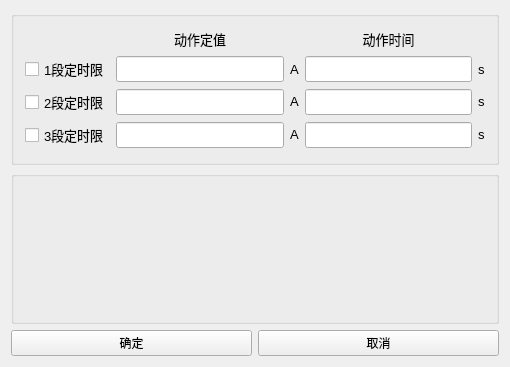
<?xml version="1.0" encoding="UTF-8"?>
<ui version="4.0">
 <class>QCharInverseSet</class>
 <widget class="QWidget" name="QCharInverseSet">
  <property name="geometry">
   <rect>
    <x>0</x>
    <y>0</y>
    <width>510</width>
    <height>367</height>
   </rect>
  </property>
  <property name="windowTitle">
   <string>QCharInverseSet</string>
  </property>
  <layout class="QVBoxLayout" name="verticalLayout">
   <item>
    <widget class="QGroupBox" name="groupBox_3">
     <property name="title">
      <string/>
     </property>
     <layout class="QGridLayout" name="_2">
      <item row="0" column="1">
       <widget class="QLabel" name="label_26">
        <property name="sizePolicy">
         <sizepolicy hsizetype="Minimum" vsizetype="Maximum">
          <horstretch>0</horstretch>
          <verstretch>0</verstretch>
         </sizepolicy>
        </property>
        <property name="font">
         <font>
          <family>Microsoft YaHei UI</family>
          <pointsize>10</pointsize>
         </font>
        </property>
        <property name="text">
         <string>动作定值</string>
        </property>
        <property name="alignment">
         <set>Qt::AlignCenter</set>
        </property>
       </widget>
      </item>
      <item row="2" column="1">
       <widget class="QLineEdit" name="lineEdit_VSet1">
        <property name="maximumSize">
         <size>
          <width>16777215</width>
          <height>16777215</height>
         </size>
        </property>
        <property name="font">
         <font>
          <family>微软雅黑</family>
          <pointsize>10</pointsize>
         </font>
        </property>
       </widget>
      </item>
      <item row="3" column="2">
       <widget class="QLabel" name="label_34">
        <property name="sizePolicy">
         <sizepolicy hsizetype="Maximum" vsizetype="Maximum">
          <horstretch>0</horstretch>
          <verstretch>0</verstretch>
         </sizepolicy>
        </property>
        <property name="font">
         <font>
          <family>Microsoft YaHei UI</family>
          <pointsize>10</pointsize>
         </font>
        </property>
        <property name="text">
         <string>A</string>
        </property>
       </widget>
      </item>
      <item row="3" column="4">
       <widget class="QLabel" name="label_35">
        <property name="sizePolicy">
         <sizepolicy hsizetype="Maximum" vsizetype="Maximum">
          <horstretch>0</horstretch>
          <verstretch>0</verstretch>
         </sizepolicy>
        </property>
        <property name="font">
         <font>
          <family>Microsoft YaHei UI</family>
          <pointsize>10</pointsize>
         </font>
        </property>
        <property name="text">
         <string>s</string>
        </property>
       </widget>
      </item>
      <item row="3" column="3">
       <widget class="QLineEdit" name="lineEdit_TSet2">
        <property name="maximumSize">
         <size>
          <width>16777215</width>
          <height>16777215</height>
         </size>
        </property>
        <property name="font">
         <font>
          <family>微软雅黑</family>
          <pointsize>10</pointsize>
         </font>
        </property>
       </widget>
      </item>
      <item row="2" column="2">
       <widget class="QLabel" name="label_30">
        <property name="font">
         <font>
          <family>Microsoft YaHei UI</family>
          <pointsize>10</pointsize>
         </font>
        </property>
        <property name="text">
         <string>A</string>
        </property>
       </widget>
      </item>
      <item row="4" column="0">
       <widget class="QCheckBox" name="checkBox_Set3">
        <property name="font">
         <font>
          <family>Microsoft YaHei UI</family>
          <pointsize>10</pointsize>
         </font>
        </property>
        <property name="text">
         <string>3段定时限</string>
        </property>
       </widget>
      </item>
      <item row="4" column="3">
       <widget class="QLineEdit" name="lineEdit_TSet3">
        <property name="maximumSize">
         <size>
          <width>16777215</width>
          <height>16777215</height>
         </size>
        </property>
        <property name="font">
         <font>
          <family>微软雅黑</family>
          <pointsize>10</pointsize>
         </font>
        </property>
       </widget>
      </item>
      <item row="3" column="0">
       <widget class="QCheckBox" name="checkBox_Set2">
        <property name="font">
         <font>
          <family>Microsoft YaHei UI</family>
          <pointsize>10</pointsize>
         </font>
        </property>
        <property name="text">
         <string>2段定时限</string>
        </property>
       </widget>
      </item>
      <item row="0" column="3">
       <widget class="QLabel" name="label_27">
        <property name="font">
         <font>
          <family>Microsoft YaHei UI</family>
          <pointsize>10</pointsize>
         </font>
        </property>
        <property name="text">
         <string>动作时间</string>
        </property>
        <property name="alignment">
         <set>Qt::AlignCenter</set>
        </property>
       </widget>
      </item>
      <item row="2" column="4">
       <widget class="QLabel" name="label_31">
        <property name="font">
         <font>
          <family>Microsoft YaHei UI</family>
          <pointsize>10</pointsize>
         </font>
        </property>
        <property name="text">
         <string>s</string>
        </property>
       </widget>
      </item>
      <item row="4" column="1">
       <widget class="QLineEdit" name="lineEdit_VSet3">
        <property name="maximumSize">
         <size>
          <width>16777215</width>
          <height>16777215</height>
         </size>
        </property>
        <property name="font">
         <font>
          <family>微软雅黑</family>
          <pointsize>10</pointsize>
         </font>
        </property>
       </widget>
      </item>
      <item row="3" column="1">
       <widget class="QLineEdit" name="lineEdit_VSet2">
        <property name="maximumSize">
         <size>
          <width>16777215</width>
          <height>16777215</height>
         </size>
        </property>
        <property name="font">
         <font>
          <family>微软雅黑</family>
          <pointsize>10</pointsize>
         </font>
        </property>
       </widget>
      </item>
      <item row="4" column="2">
       <widget class="QLabel" name="label_38">
        <property name="sizePolicy">
         <sizepolicy hsizetype="Maximum" vsizetype="Maximum">
          <horstretch>0</horstretch>
          <verstretch>0</verstretch>
         </sizepolicy>
        </property>
        <property name="font">
         <font>
          <family>Microsoft YaHei UI</family>
          <pointsize>10</pointsize>
         </font>
        </property>
        <property name="text">
         <string>A</string>
        </property>
       </widget>
      </item>
      <item row="4" column="4">
       <widget class="QLabel" name="label_39">
        <property name="sizePolicy">
         <sizepolicy hsizetype="Maximum" vsizetype="Maximum">
          <horstretch>0</horstretch>
          <verstretch>0</verstretch>
         </sizepolicy>
        </property>
        <property name="font">
         <font>
          <family>Microsoft YaHei UI</family>
          <pointsize>10</pointsize>
         </font>
        </property>
        <property name="text">
         <string>s</string>
        </property>
       </widget>
      </item>
      <item row="2" column="3">
       <widget class="QLineEdit" name="lineEdit_TSet1">
        <property name="maximumSize">
         <size>
          <width>16777215</width>
          <height>16777215</height>
         </size>
        </property>
        <property name="font">
         <font>
          <family>微软雅黑</family>
          <pointsize>10</pointsize>
         </font>
        </property>
       </widget>
      </item>
      <item row="2" column="0">
       <widget class="QCheckBox" name="checkBox_Set1">
        <property name="font">
         <font>
          <family>Microsoft YaHei UI</family>
          <pointsize>10</pointsize>
         </font>
        </property>
        <property name="text">
         <string>1段定时限</string>
        </property>
       </widget>
      </item>
     </layout>
     <zorder>label_27</zorder>
     <zorder>label_30</zorder>
     <zorder>checkBox_Set1</zorder>
     <zorder>label_31</zorder>
     <zorder>lineEdit_VSet1</zorder>
     <zorder>lineEdit_TSet1</zorder>
     <zorder>lineEdit_TSet2</zorder>
     <zorder>label_34</zorder>
     <zorder>checkBox_Set2</zorder>
     <zorder>lineEdit_VSet2</zorder>
     <zorder>lineEdit_VSet3</zorder>
     <zorder>checkBox_Set3</zorder>
     <zorder>label_38</zorder>
     <zorder>lineEdit_TSet3</zorder>
     <zorder>label_35</zorder>
     <zorder>label_39</zorder>
     <zorder>label_26</zorder>
    </widget>
   </item>
   <item>
    <layout class="QGridLayout" name="GroupGrid">
     <item row="0" column="0">
      <widget class="QGroupBox" name="groupBox">
       <property name="title">
        <string/>
       </property>
       <zorder>groupBox_3</zorder>
       <zorder></zorder>
      </widget>
     </item>
    </layout>
   </item>
   <item>
    <layout class="QHBoxLayout" name="horizontalLayout">
     <item>
      <widget class="QPushButton" name="pushButton_OK">
       <property name="text">
        <string>确定</string>
       </property>
      </widget>
     </item>
     <item>
      <widget class="QPushButton" name="pushButton_CANCEL">
       <property name="text">
        <string>取消</string>
       </property>
      </widget>
     </item>
    </layout>
   </item>
  </layout>
 </widget>
 <layoutdefault spacing="6" margin="11"/>
 <resources/>
 <connections/>
</ui>
